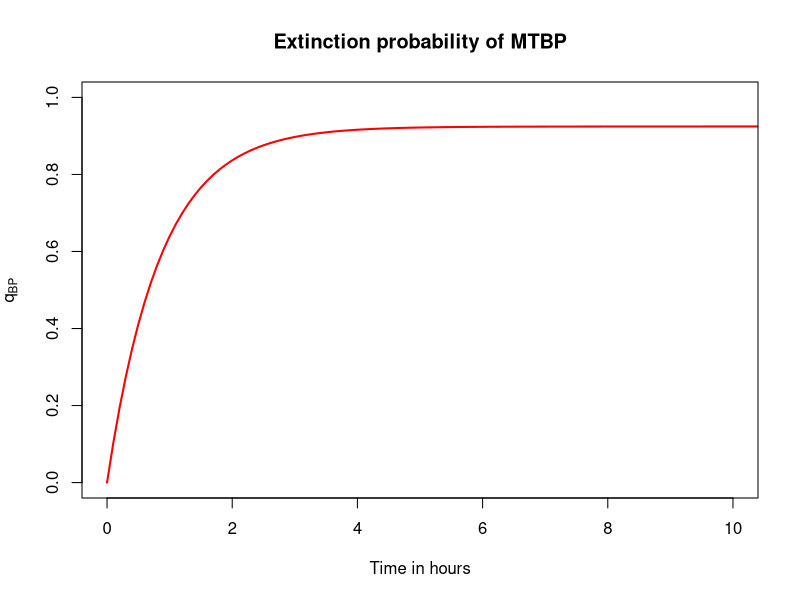
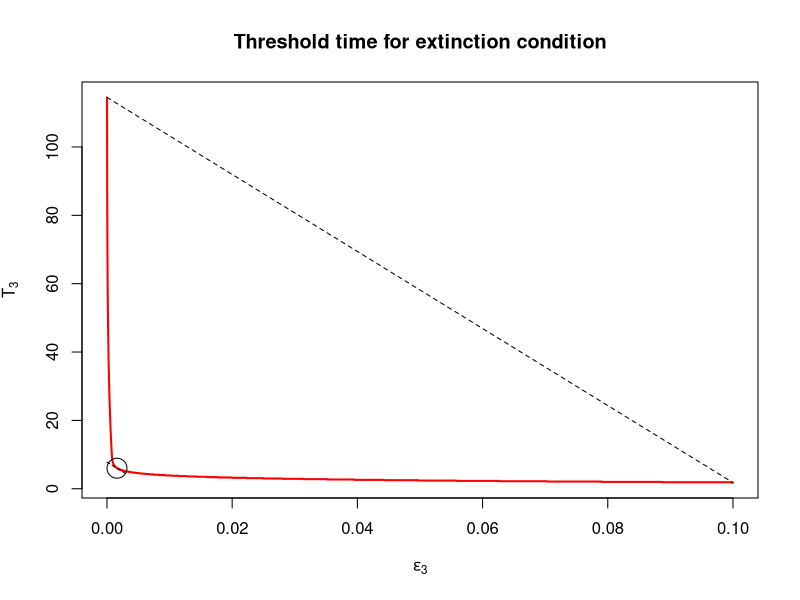
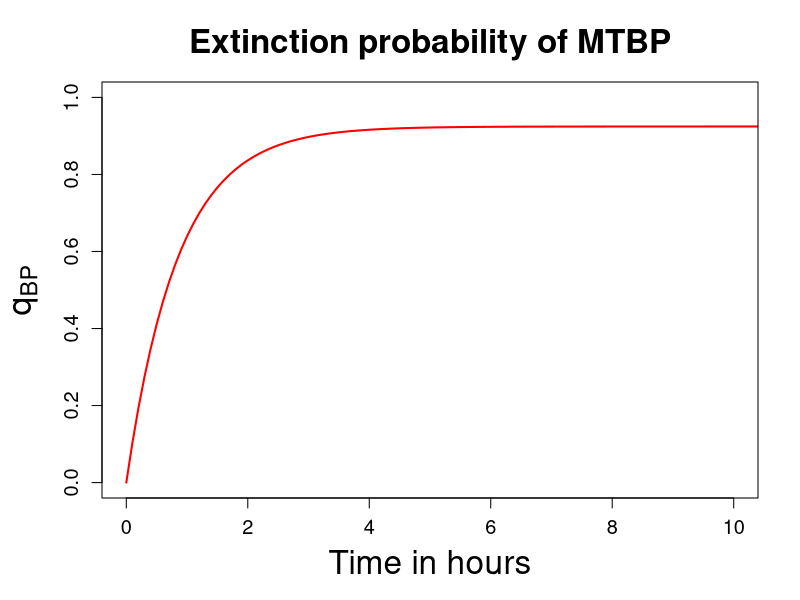

These charts were generated, in order, by the following R code:
a <- 0.089
b <- 1.088
h <- 0.041
m <- 62.792
G <- m
r <- 32.072

# Extinction G NB
model <- function(t,y,parms){
a <- 0.089
b <- 1.088
h <- 0.041
m <- 62.792
r <- 32.07
dy1 <- -(a+b)*y[1]+a*y[2]+b
dy2 <- -h*y[2]+h*(r/(m+r-y[1]*m))^(r)
list(c(dy1,dy2))
}
yini <- c(y1=0,y2=0)
times <- seq(from=0,to=150,by=0.1)
out1 <- deSolve::ode(times=times,y=yini,func=model,parms=NULL)
plot(out1[,1],out1[,2],type="l",col="red",xlim=c(0,10),lwd=2,xlab="Time in hours",ylab=expression(q[BP]),main="Extinction probability of MTBP",ylim=c(0,1))

eps <- seq(0.00001,0.1,by=0.00001)
TIMES <- c()

for (i in 1:length(eps)){
print(i)
TIMES <- append(TIMES,out1[length(which(out1[,2]<out1[1501,2]-eps[i])),1])}

plot(eps,TIMES,col="red",lwd=2,type="l",xlab=expression(epsilon[3]),ylab=expression(T[3]),main="Threshold time for extinction condition")
grad <- (TIMES[length(TIMES)]-TIMES[1])/(eps[length(eps)]-eps[1])
dis <- c()
for (i in 1:length(eps)){
dis <- append(dis,TIMES[1]+grad*eps[i]-TIMES[i])}
t <- which(dis==max(dis))
lines(c(eps[1],eps[length(eps)]),c(TIMES[1],TIMES[length(TIMES)]),type="l",lty=2)
lines(seq(0,2*eps[t],by=0.00000001),TIMES[t]-grad*(eps[t]-seq(0,2*eps[t],by=0.00000001)),lty=2)
symbols(eps[t],TIMES[t],circles=1,add=TRUE,inches=0.1)

eps[t]
TIMES[t]
# for T3 we have: eps_{3}=0.0016, T_{3}=6.0

# Save plot with 600 DPI resolution
tiff("Fig3.3.tiff", width = 8, height = 6, units = "in", res = 600, compression = "lzw")

# Increase font size globally
par(cex.lab = 2,   # Axis labels font size (1.5x default size)
    cex.main = 2,  # Title font size
    cex.axis = 1.2,  # Axis tick label font size
    mar = c(5, 5, 4, 2) + 0.1)  # Adjust margins (optional for better space)

# Produce plot
plot(out1[,1],out1[,2],type="l",col="red",xlim=c(0,10),lwd=2,xlab="Time in hours",ylab=expression(q[BP]),main="Extinction probability of MTBP",ylim=c(0,1))

# Close the device
dev.off()
